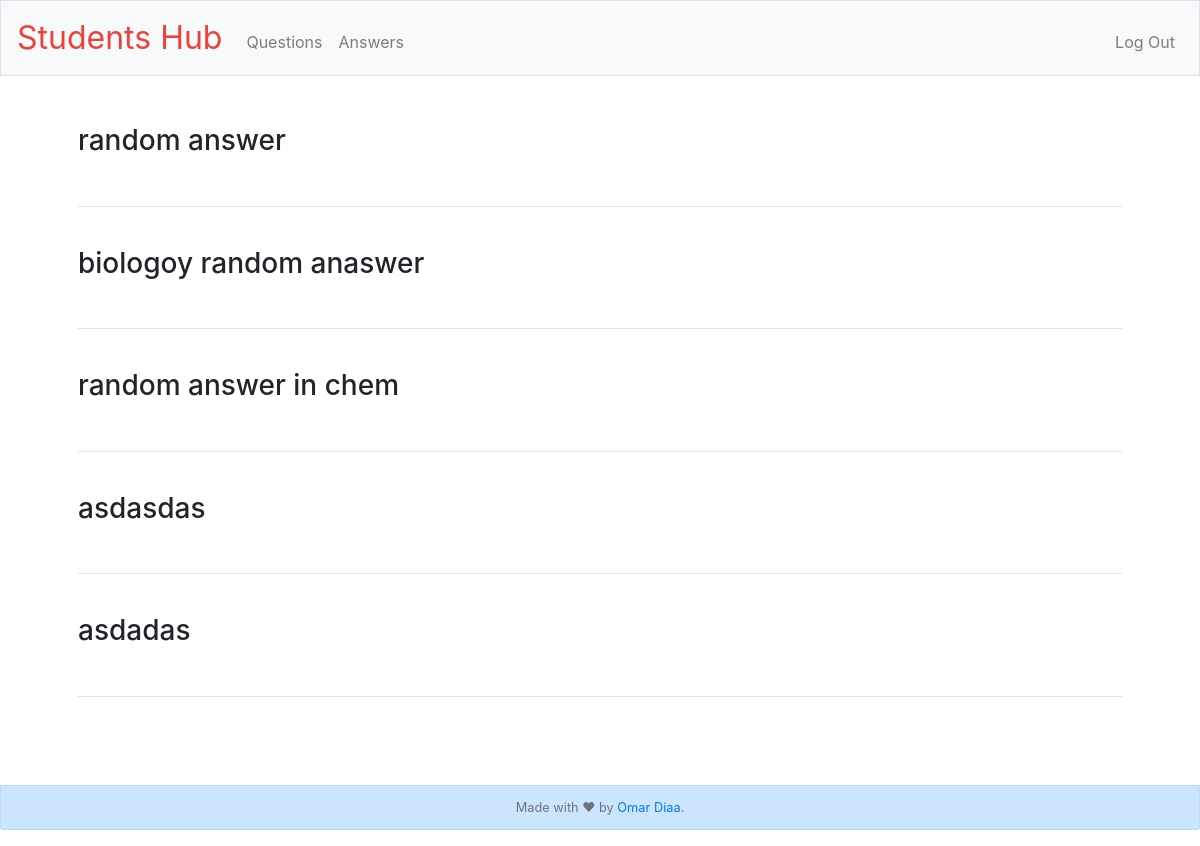
Page /answers (signed in) on the committed database.
### tables this page shows
CREATE TABLE "answers" (
	"id"	INTEGER NOT NULL UNIQUE,
	"answer"	TEXT NOT NULL,
	"questionid"	INTEGER NOT NULL,
	"verified"	INTEGER DEFAULT 0,
	"userid"	INTEGER NOT NULL DEFAULT 1,
	PRIMARY KEY("id" AUTOINCREMENT),
	FOREIGN KEY("questionid") REFERENCES "questions"("id")
);

### application.py (the view)
@app.route("/answers", methods=["GET"])
@login_required
def get_answers():
    userid=session["user_id"]
    answers = db.execute("SELECT * from answers WHERE userid=:userid", userid=userid)
    return render_template("answers.html", answers=answers, length=len(answers))

### application.py (called while the page is built)
@app.after_request
def after_request(response):
    response.headers["Cache-Control"] = "no-cache, no-store, must-revalidate"
    response.headers["Expires"] = 0
    response.headers["Pragma"] = "no-cache"
    return response

### helpers.py (called while the page is built)
def login_required(f):
    @wraps(f)
    def decorated_function(*args, **kwargs):
        if session.get("user_id") is None:
            return redirect("/login")
        return f(*args, **kwargs)
    return decorated_function

### templates/answers.html
{% extends "layout.html" %}
{% block main %}
<div class="row">
  <div class="col-sm-12">
      {% for i in range(length) %}
        <h3>{{answers[i]["answer"]}}</h3>
        <br/><hr><br/>
      {% endfor %}
  </div>
</div>
{% endblock %}

### rows in the picture
answers: answer "random answer"
answers: answer "biologoy random anaswer"
answers: answer "random answer in chem"
answers: answer "asdasdas"
answers: answer "asdadas"
